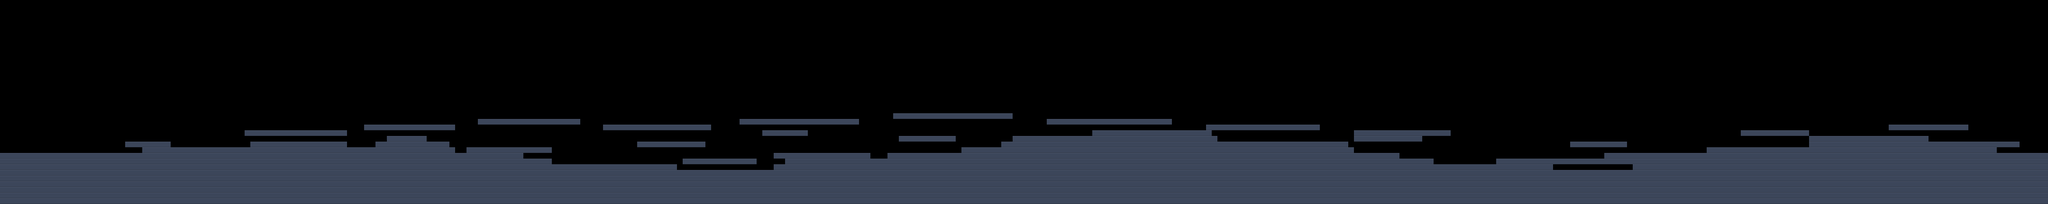

A level layout from a 2D game, rendered from its tile map. Below: a short description, then the map file with tile-grid data replaced by summaries:
An orthogonal 360x36 tile map with 16x16 px tiles, 3 tile layers (ground, platforms, collision) and 86 objects (10x fauna_marker, 10x resource_node, 8x poi, 6x route_main, 4x weather_zone, ...).

<map version="1.10" tiledversion="1.10.2" orientation="orthogonal" renderorder="right-down" width="360" height="36" tilewidth="16" tileheight="16" infinite="0" nextlayerid="15" nextobjectid="87">
 <tileset firstgid="1" name="vertical_slice_tileset" tilewidth="16" tileheight="16" tilecount="2" columns="2">
  <image source="../tilesets/vertical_slice_tileset.png" width="32" height="16" />
 </tileset>
 <layer id="1" name="ground" width="360" height="36">
  <data>[12960 cells, 3354 non-empty, 1 distinct tile ids]</data>
 </layer>
 <layer id="2" name="platforms" width="360" height="36">
  <data>[12960 cells, 587 non-empty, 1 distinct tile ids]</data>
 </layer>
 <layer id="3" name="collision" width="360" height="36">
  <data>[12960 cells, 3652 non-empty, 1 distinct tile ids]</data>
 </layer>
 <objectgroup id="4" name="spawns_player">
  <object id="1" name="player_spawn" x="64" y="432" width="16" height="16" />
 </objectgroup>
 <objectgroup id="5" name="hazards">
  <object id="2" name="grave_lace_vine_01" x="496" y="416" width="48" height="32">
   <properties>
    <property name="species_hint" value="grave_lace_vine" />
    <property name="design_role" value="touch hazard / route pressure" />
   </properties>
  </object>
  <object id="3" name="grave_lace_vine_02" x="576" y="416" width="32" height="32">
   <properties>
    <property name="species_hint" value="grave_lace_vine" />
    <property name="design_role" value="touch hazard / route pressure" />
   </properties>
  </object>
  <object id="4" name="ribbon_frond_tangle_01" x="1408" y="432" width="64" height="32">
   <properties>
    <property name="species_hint" value="ribbon_frond_tangle" />
    <property name="design_role" value="touch hazard / route pressure" />
   </properties>
  </object>
  <object id="5" name="ribbon_frond_tangle_02" x="1536" y="448" width="48" height="32">
   <properties>
    <property name="species_hint" value="ribbon_frond_tangle" />
    <property name="design_role" value="touch hazard / route pressure" />
   </properties>
  </object>
  <object id="6" name="sleep_bell_moss_edge_01" x="1952" y="480" width="64" height="32">
   <properties>
    <property name="species_hint" value="sleep_bell_moss_edge" />
    <property name="design_role" value="touch hazard / route pressure" />
   </properties>
  </object>
  <object id="7" name="needle_halo_bush_01" x="2064" y="480" width="32" height="32">
   <properties>
    <property name="species_hint" value="needle_halo_bush" />
    <property name="design_role" value="touch hazard / route pressure" />
   </properties>
  </object>
  <object id="8" name="grave_lace_vine_03" x="2416" y="448" width="48" height="32">
   <properties>
    <property name="species_hint" value="grave_lace_vine" />
    <property name="design_role" value="touch hazard / route pressure" />
   </properties>
  </object>
  <object id="9" name="ribbon_frond_tangle_03" x="2688" y="432" width="80" height="32">
   <properties>
    <property name="species_hint" value="ribbon_frond_tangle" />
    <property name="design_role" value="touch hazard / route pressure" />
   </properties>
  </object>
  <object id="10" name="needle_halo_bush_02" x="3296" y="368" width="48" height="32">
   <properties>
    <property name="species_hint" value="needle_halo_bush" />
    <property name="design_role" value="touch hazard / route pressure" />
   </properties>
  </object>
  <object id="11" name="sleep_bell_moss_edge_02" x="3728" y="416" width="64" height="32">
   <properties>
    <property name="species_hint" value="sleep_bell_moss_edge" />
    <property name="design_role" value="touch hazard / route pressure" />
   </properties>
  </object>
  <object id="12" name="wet_lowland_parasite_patch_01" x="4224" y="464" width="80" height="32">
   <properties>
    <property name="species_hint" value="wet_lowland_parasite_patch" />
    <property name="design_role" value="touch hazard / route pressure" />
   </properties>
  </object>
  <object id="13" name="ribbon_frond_tangle_04" x="4544" y="480" width="64" height="32">
   <properties>
    <property name="species_hint" value="ribbon_frond_tangle" />
    <property name="design_role" value="touch hazard / route pressure" />
   </properties>
  </object>
  <object id="14" name="night_edge_vine_01" x="5088" y="384" width="48" height="32">
   <properties>
    <property name="species_hint" value="night_edge_vine" />
    <property name="design_role" value="touch hazard / route pressure" />
   </properties>
  </object>
  <object id="15" name="night_edge_vine_02" x="5376" y="400" width="48" height="32">
   <properties>
    <property name="species_hint" value="night_edge_vine" />
    <property name="design_role" value="touch hazard / route pressure" />
   </properties>
  </object>
 </objectgroup>
 <objectgroup id="6" name="interactables">
  <object id="16" name="ash_milk_fern_01" x="192" y="432" width="16" height="16">
   <properties>
    <property name="species_hint" value="ash_milk_fern" />
    <property name="design_role" value="resource / inspectable placeholder" />
   </properties>
  </object>
  <object id="17" name="halo_tear_succulent_01" x="304" y="432" width="16" height="16">
   <properties>
    <property name="species_hint" value="halo_tear_succulent" />
    <property name="design_role" value="resource / inspectable placeholder" />
   </properties>
  </object>
  <object id="18" name="blue_mercy_gourd_01" x="432" y="416" width="16" height="16">
   <properties>
    <property name="species_hint" value="blue_mercy_gourd" />
    <property name="design_role" value="resource / inspectable placeholder" />
   </properties>
  </object>
  <object id="19" name="pulsefruit_column_01" x="896" y="400" width="16" height="24">
   <properties>
    <property name="species_hint" value="pulsefruit_column" />
    <property name="design_role" value="resource / inspectable placeholder" />
   </properties>
  </object>
  <object id="20" name="blue_mercy_gourd_02" x="1184" y="416" width="16" height="16">
   <properties>
    <property name="species_hint" value="blue_mercy_gourd" />
    <property name="design_role" value="resource / inspectable placeholder" />
   </properties>
  </object>
  <object id="21" name="halo_tear_succulent_02" x="1648" y="464" width="16" height="16">
   <properties>
    <property name="species_hint" value="halo_tear_succulent" />
    <property name="design_role" value="resource / inspectable placeholder" />
   </properties>
  </object>
  <object id="22" name="ash_milk_fern_02" x="1872" y="480" width="16" height="16">
   <properties>
    <property name="species_hint" value="ash_milk_fern" />
    <property name="design_role" value="resource / inspectable placeholder" />
   </properties>
  </object>
  <object id="23" name="blue_mercy_gourd_03" x="2288" y="448" width="16" height="16">
   <properties>
    <property name="species_hint" value="blue_mercy_gourd" />
    <property name="design_role" value="resource / inspectable placeholder" />
   </properties>
  </object>
  </objectgroup>
 <objectgroup id="7" name="camera_zones">
  <!-- 53 objects omitted --></objectgroup>
 <objectgroup id="8" name="triggers">
  <!-- 46 objects omitted --></objectgroup>
 <objectgroup id="9" name="camera_bounds">
  <!-- 45 objects omitted --></objectgroup>
 <objectgroup id="10" name="fauna_markers">
  <!-- 44 objects omitted --></objectgroup>
 <objectgroup id="11" name="resource_nodes">
  <!-- 34 objects omitted --></objectgroup>
 <objectgroup id="12" name="points_of_interest">
  <!-- 24 objects omitted --></objectgroup>
 <objectgroup id="13" name="weather_reaction_zones">
  <!-- 16 objects omitted --></objectgroup> <objectgroup id="14" name="route_guides">
  <!-- 12 objects omitted --></objectgroup>
</map>
<!-- 63 of 86 objects omitted -->
